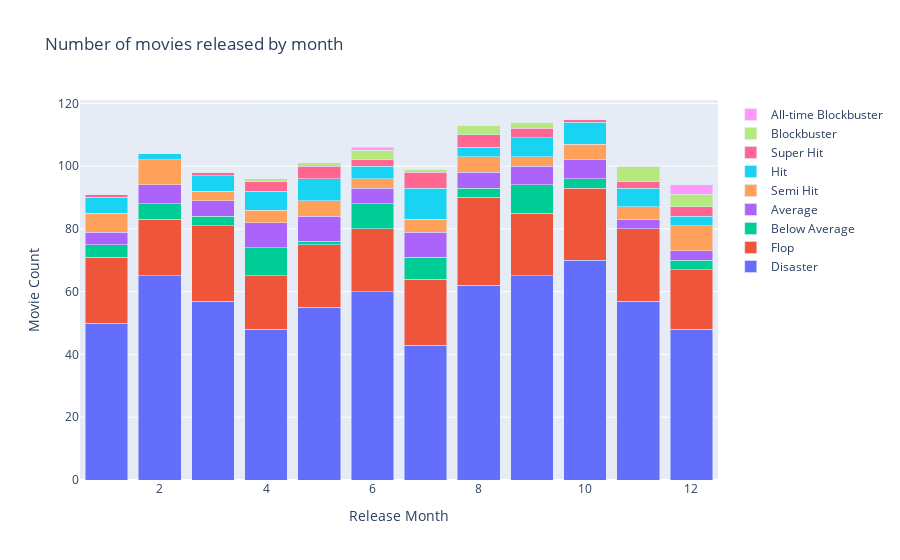

This figure's notebook cell:
### Code cell
#Release Month
#From the releaseDate ,we can also gauge the month of release of the movie which maybe a huge factor
#in deciding a movie's success
movie_details['releaseDate'] = pd.to_datetime(movie_details['releaseDate'])
b = pd.DataFrame(movie_details['releaseDate'].apply(lambda x:x.month).value_counts())
cols = np.array(np.arange(1,10))
for i in cols:
    b[i]=0    
for i in np.array(b.index):
    a = pd.DataFrame(movie_details.loc[movie_details['releaseDate'].apply(lambda x:x.month)==i,'hitFlop'].value_counts()).sort_index()
    for j in np.array(a.index):
        b.loc[i,j] = np.array(a.loc[j])
b['month'] = np.array(b.index)   

fig = go.Figure(go.Bar(x=b['month'], y=b.loc[:,1], name='Disaster'))
fig.add_trace(go.Bar(x=b['month'], y=b.loc[:,2], name='Flop'))
fig.add_trace(go.Bar(x=b['month'], y=b.loc[:,3], name='Below Average'))
fig.add_trace(go.Bar(x=b['month'], y=b.loc[:,4], name='Average'))
fig.add_trace(go.Bar(x=b['month'], y=b.loc[:,5], name='Semi Hit'))
fig.add_trace(go.Bar(x=b['month'], y=b.loc[:,6], name='Hit'))
fig.add_trace(go.Bar(x=b['month'], y=b.loc[:,7], name='Super Hit'))
fig.add_trace(go.Bar(x=b['month'], y=b.loc[:,8], name='Blockbuster'))
fig.add_trace(go.Bar(x=b['month'], y=b.loc[:,9], name='All-time Blockbuster'))

fig.update_layout(barmode='stack', xaxis={'categoryorder':'category ascending'},
                 xaxis_title = 'Release Month',yaxis_title = 'Movie Count',
                 title = 'Number of movies released by month')
fig.show()

### Figure 1 — Plotly figure (JSON) as saved in the notebook; plotly's stock layout.template omitted (floating-point values rounded to 4 significant figures)
{"data": [{"name": "Disaster", "type": "bar", "x": [10, 9, 8, 6, 2, 5, 11, 7, 3, 4, 12, 1], "y": [70, 65, 62, 60, 65, 55, 57, 43, 57, 48, 48, 50]}, {"name": "Flop", "type": "bar", "x": [10, 9, 8, 6, 2, 5, 11, 7, 3, 4, 12, 1], "y": [23, 20, 28, 20, 18, 20, 23, 21, 24, 17, 19, 21]}, {"name": "Below Average", "type": "bar", "x": [10, 9, 8, 6, 2, 5, 11, 7, 3, 4, 12, 1], "y": [3, 9, 3, 8, 5, 1, 0, 7, 3, 9, 3, 4]}, {"name": "Average", "type": "bar", "x": [10, 9, 8, 6, 2, 5, 11, 7, 3, 4, 12, 1], "y": [6, 6, 5, 5, 6, 8, 3, 8, 5, 8, 3, 4]}, {"name": "Semi Hit", "type": "bar", "x": [10, 9, 8, 6, 2, 5, 11, 7, 3, 4, 12, 1], "y": [5, 3, 5, 3, 8, 5, 4, 4, 3, 4, 8, 6]}, {"name": "Hit", "type": "bar", "x": [10, 9, 8, 6, 2, 5, 11, 7, 3, 4, 12, 1], "y": [7, 6, 3, 4, 2, 7, 6, 10, 5, 6, 3, 5]}, {"name": "Super Hit", "type": "bar", "x": [10, 9, 8, 6, 2, 5, 11, 7, 3, 4, 12, 1], "y": [1, 3, 4, 2, 0, 4, 2, 5, 1, 3, 3, 1]}, {"name": "Blockbuster", "type": "bar", "x": [10, 9, 8, 6, 2, 5, 11, 7, 3, 4, 12, 1], "y": [0, 2, 3, 3, 0, 1, 5, 1, 0, 1, 4, 0]}, {"name": "All-time Blockbuster", "type": "bar", "x": [10, 9, 8, 6, 2, 5, 11, 7, 3, 4, 12, 1], "y": [0, 0, 0, 1, 0, 0, 0, 0, 0, 0, 3, 0]}], "layout": {"barmode": "stack", "title": {"text": "Number of movies released by month"}, "xaxis": {"categoryorder": "category ascending", "title": {"text": "Release Month"}}, "yaxis": {"title": {"text": "Movie Count"}}}}
